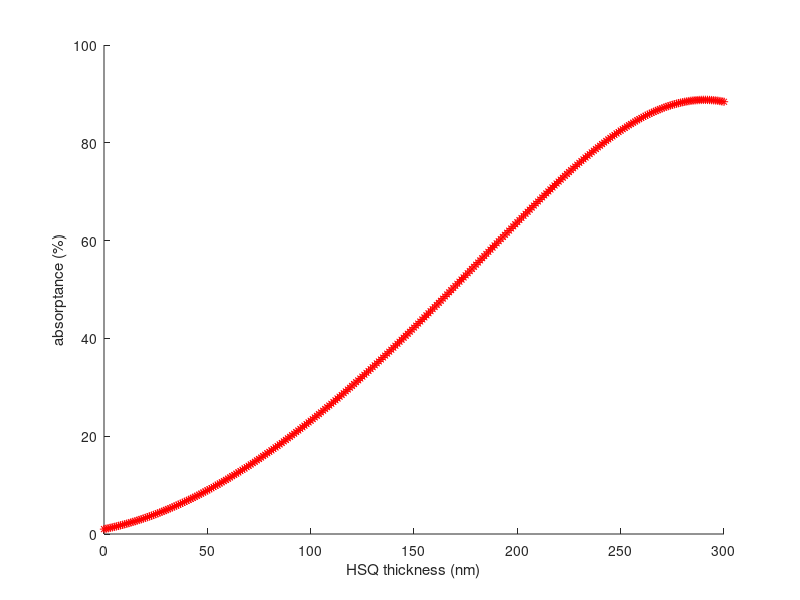

The MATLAB source for this figure:
%This program can be used for optical modeling of NbN on a variety of
%devices. To exclude layers (e.g., the ARC), set the thickness of the layer
%in question to zero (e.g., d_ARC = 0).

%The code assumes back illumination with an incoherent source.

clear all
%%
%Values and constants
lambda0 = 1550; %all distances are in nanometers
k = 2*pi/lambda0;

n_substrate = 3.47772; %MgO: 1.71, sapphire: 1.75, Si: 3.47772
k_substrate = n_substrate*k;

n_air = 1;
k_air = n_air*k; 

n_ARC = 1.54;%sqrt(n_air*n_substrate);%If there is no ARC but a layer of SiNx instead, input the values for the SiNx layer for n_ARC and d_ARC.
k_ARC = n_ARC*k;
d_ARC = 225;%lambda0/(4*n_ARC);

n_HSQ = 1.38;%1.38;
k_HSQ = n_HSQ*k;
d_HSQ = 0;

n_NbN_given = 5.23-5.82*1i;%2.09299-2.54989*1i;%5.23-5.82*1i;
n_NbO_given = 2.28;
fill_factor = 0.43; %value between 0 and 1, where 1 is a continuous film

%This calculation depends on the material between the nanowires, which
%could be air or HSQ. Fill in n_air or n_HSQ in second term on rhs.
epsilon_weighted_NbN = fill_factor*(n_NbN_given^2)+(1-fill_factor)*(n_air^2);
n_NbN = sqrt(epsilon_weighted_NbN);
epsilon_weighted_NbO = fill_factor*(n_NbO_given^2)+(1-fill_factor)*(n_air^2);
n_NbO = sqrt(epsilon_weighted_NbO);
k_NbN = n_NbN*k;
k_NbO = n_NbO*k;
d_NbN =4; %This value is generally set in the loop below.
d_NbO = 0;

n_SiNx= 1.54;%2.217;%Silicon oxide at 1550 nm: 1.53626; SiNx: 2.217
k_SiNx = n_SiNx*k;
d_SiNx = 225;%1550/(4*n_SiNx);%red SiNx: 391, green SiNx: 300

n_gold = 0.55-11.5*1i;%gold: 0.55-11.5i; silver: 0.514-10.8i
k_gold = n_gold*k;
d_gold = 120;%d_gold is typically 120 nm for cavities on devices
%%
%Initialize values for result matrices
max=300;
T_plot = zeros(max+1,1);
R_plot = zeros(max+1,1);
A_plot = zeros(max+1,1); %total absorption in structure, including absorption in gold if there is a gold layer
A_NbN_plot = zeros(max+1,1);%absorption only in NbN layer
thickness = zeros(max+1,1);
%%
for count=0:1:max
    d_HSQ = count;
    
    T_total = 0;
    R_total = 0;
    A_total = 0;
    A_NbN_total = 0;
    inc = 1; %fraction of incident power
    
    %At the first interface (back of the sample)
    D_air_ARC = 0.5*[1+(k_ARC/k_air) 1-(k_ARC/k_air); 1-(k_ARC/k_air) 1+(k_ARC/k_air)];
    P_ARC = [exp(1i*k_ARC*d_ARC) 0; 0 exp(-1i*k_ARC*d_ARC)];
    D_ARC_substrate = 0.5*[1+(k_substrate/k_ARC) 1-(k_substrate/k_ARC); 1-(k_substrate/k_ARC) 1+(k_substrate/k_ARC)];
    M_ARC = D_air_ARC*P_ARC*D_ARC_substrate;
    
    R_ARC = abs(M_ARC(2,1)/M_ARC(1,1))^2;
    R_total = R_total+inc*R_ARC;
    T_ARC = (n_substrate/n_air)*abs(1/M_ARC(1,1))^2;
    inc = inc*T_ARC;
    
    %start for loop for muliple passes within the substrate
    for pass=1:1:100%number of internal reflections; generally three is adequate, but the calculation is fast
    
        %At the second interface (substrate/SiNx/NbN/cavity)
        D_substrate_SiNx = 0.5*[1+(k_SiNx/k_substrate) 1-(k_SiNx/k_substrate); 1-(k_SiNx/k_substrate) 1+(k_SiNx/k_substrate)];
        P_SiNx = [exp(1i*k_SiNx*d_SiNx) 0; 0 exp(-1i*k_SiNx*d_SiNx)];
        D_SiNx_NbN = 0.5*[1+(k_NbN/k_SiNx) 1-(k_NbN/k_SiNx); 1-(k_NbN/k_SiNx) 1+(k_NbN/k_SiNx)];
        P_NbN = [exp(1i*k_NbN*d_NbN) 0; 0 exp(-1i*k_NbN*d_NbN)];
        D_NbN_NbO = 0.5*[1+(k_NbO/k_NbN) 1-(k_NbO/k_NbN); 1-(k_NbO/k_NbN) 1+(k_NbO/k_NbN)];
        P_NbO = [exp(1i*k_NbO*d_NbO) 0; 0 exp(-1i*k_NbO*d_NbO)];
        D_NbO_HSQ = 0.5*[1+(k_HSQ/k_NbO) 1-(k_HSQ/k_NbO); 1-(k_HSQ/k_NbO) 1+(k_HSQ/k_NbO)];
        P_HSQ = [exp(1i*k_HSQ*d_HSQ) 0; 0 exp(-1i*k_HSQ*d_HSQ)];
        D_HSQ_gold = 0.5*[1+(k_gold/k_HSQ) 1-(k_gold/k_HSQ); 1-(k_gold/k_HSQ) 1+(k_gold/k_HSQ)];
        P_gold = [exp(1i*k_gold*d_gold) 0; 0 exp(-1i*k_gold*d_gold)];
        D_gold_air = 0.5*[1+(k_air/k_gold) 1-(k_air/k_gold); 1-(k_air/k_gold) 1+(k_air/k_gold)];
        M_second_interface = D_substrate_SiNx*P_SiNx*D_SiNx_NbN*P_NbN*D_NbN_NbO*P_NbO*D_NbO_HSQ*P_HSQ*D_HSQ_gold*P_gold*D_gold_air;

        R_second_interface = abs(M_second_interface(2,1)/M_second_interface(1,1))^2;
        T_second_interface = (n_air/n_substrate)*abs(1/M_second_interface(1,1))^2;
        T_total = T_total+inc*T_second_interface;
        A_total = A_total+inc*(1-T_second_interface-R_second_interface);
        
        %Absorption in NbN
        matrix = D_NbN_NbO*P_NbO*D_NbO_HSQ*P_HSQ*D_HSQ_gold*P_gold*D_gold_air;
        AB = matrix*[1/M_second_interface(1,1) 0]'; %gives the constants for the electric field in NbN
        imeps = (8.85418782*10^-12)*imag(n_NbN^2);
        c = 3*10^8; %c in m/s
        omega = 2*pi*c/(lambda0*10^-9);
        d = d_NbN*10^-9; %d is in meters
        X = 0:d/1000:d;
        k_NbNm = k_NbN*10^9; %k_NbN in meters, not nm
        Y = abs(AB(1)*exp(-1i*k_NbNm*(X-d))+AB(2)*exp(1i*k_NbNm*(X-d))).^2;
        Z = inc*trapz(X,Y);
        irradiance = n_substrate*(3*10^8)*(8.85418782*10^-12)*0.5;%need to include n_substrate for agreement with previous simulations
        Q = 0.5*omega*imeps*Z/irradiance;
        A_NbN_total = A_NbN_total - Q;
        
        inc = inc*R_second_interface;
    
        %At the first interface
        D_substrate_ARC = 0.5*[1+(k_ARC/k_substrate) 1-(k_ARC/k_substrate); 1-(k_ARC/k_substrate) 1+(k_ARC/k_substrate)];
        P_ARC = [exp(1i*k_ARC*d_ARC) 0; 0 exp(-1i*k_ARC*d_ARC)];
        D_ARC_air = 0.5*[1+(k_air/k_ARC) 1-(k_air/k_ARC); 1-(k_air/k_ARC) 1+(k_air/k_ARC)];
        M_first_interface = D_substrate_ARC*P_ARC*D_ARC_air;
    
        R_first_interface = abs(M_first_interface(2,1)/M_first_interface(1,1))^2;
        T_first_interface = (n_air/n_substrate)*abs(1/M_first_interface(1,1))^2;
        R_total = R_total + inc*T_first_interface;
        inc = inc*R_first_interface;
    end
    
    %These values are in fractions, not percentages.
    T_plot(count+1)=T_total;
    R_plot(count+1) = R_total;
    A_plot(count+1) = A_total;
    A_NbN_plot(count+1) = A_NbN_total;
    thickness(count+1)=d_HSQ;
end


%%
hold on
% plot(thickness, T_plot*100, 'b--')
% plot(thickness, R_plot*100, 'r--')
plot(thickness, A_NbN_plot*100, 'r*')

xlabel('HSQ thickness (nm)')
ylabel('absorptance (%)')
